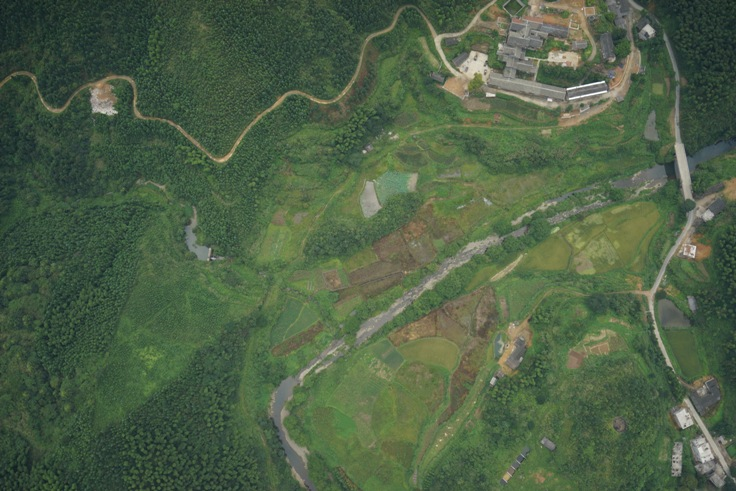
#> input picture image/DSC00317.JPG, 736 x 491 px
$ jupyter execute test.ipynb   (older library calls are emulated)
#> lines starting #> are read from the running program, lines starting #| are printed output that depends on the picture
[cell 1]
import numpy as np

[cell 2]
a = range(0,10,4)

[cell 3]
a

[cell 4]
range(0,10,4)

[cell 5]
np.arange(0,10,4)

[cell 6]
import numpy as np
aa = np.array([1,2,3,4,5,6,7,8])
aa = aa.reshape(-1,4,2)
print(aa.shape)

[cell 7]
import numpy as np

a = np.array([[2,2,3],[1,2,3]])
np.delete(a,1,axis=0)

[cell 8]
import cv2
import numpy as np

[cell 9]
import matplotlib.pyplot as plt
def FLD(image):
    # Create default Fast Line Detector class
    fld = cv2.ximgproc.createFastLineDetector()
    # Get line vectors from the image
    lines = fld.detect(image)
    # Draw lines on the image
    line_on_image = fld.drawSegments(image, lines)
    # Plot
    plt.imshow(line_on_image, interpolation='nearest', aspect='auto')
    plt.show()
    return line_on_image

[cell 10]
img = cv2.imread("image/DSC00317.JPG")
#> img is the input picture: shape (491, 736, 3); mean B, G, R 70.9, 97.2, 78.6
img = cv2.cvtColor(img,cv2.COLOR_BGR2GRAY)
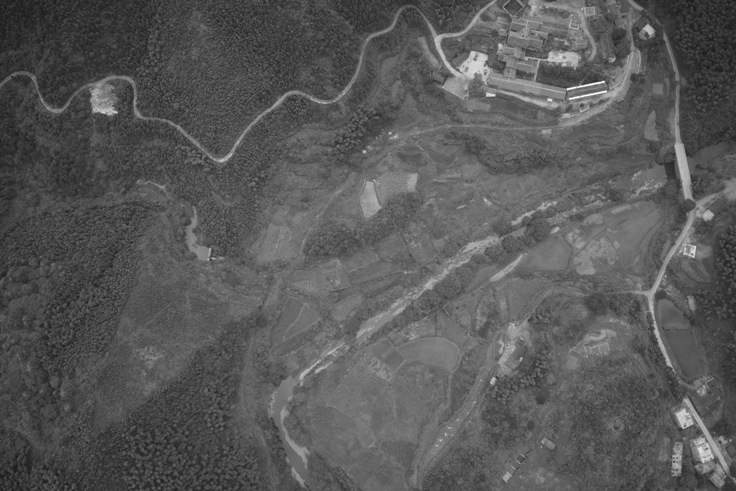
#> img: shape (491, 736); min 22, max 255, mean 88.6
FLD(img)
#> in FLD, `lines = fld.detect(image)`: lines = 1014 rows, first 6: [442.4, 6.87, 431.9, 0.111], [491.9, 0, 470.4, 19.38], [471.2, 21.25, 459.7, 32.69], [458, 32.33, 436, 34.1], [603.5, 0, 607.4, 10.87], [627.8, 2.28, 640.4, 10.85]
#> in FLD, `line_on_image = fld.drawSegments(image, lines)`:
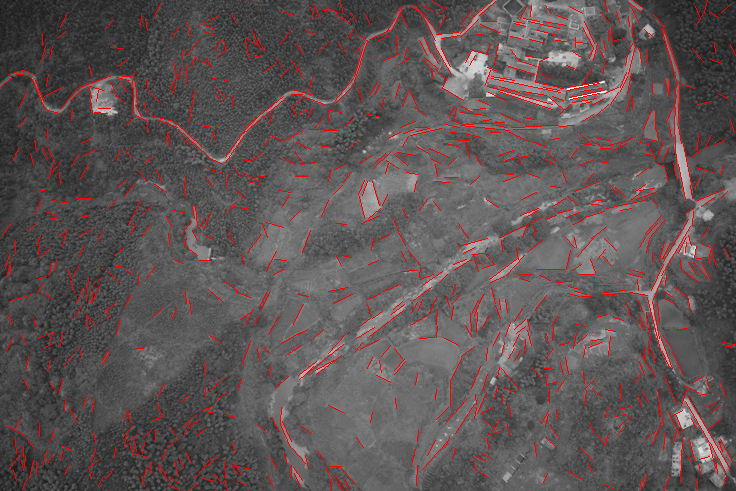
#> line_on_image: shape (491, 736, 3); mean of channels 0, 1, 2 84.5, 84.5, 95.2; drawn as B, G, R

[cell 11]
b = np.array([1,2,3,4],dtype=np.float)
index = np.where(b>2)
index

[cell 12]
import cv2
import numpy as np
img = cv2.imread("image/DSC00317.JPG")
cv2.line(img, (10,10), (50, 50),(0, 0, 255), 1,4)
#> img: shape (491, 736, 3)

cv2.imshow("img",img)
cv2.waitKey(0)

[cell 13]
#!/usr/bin/python
# -*- coding: UTF-8 -*-
"""
@Time    : 2018-11-09 21：39
@Author  : jianjun.wang
@Email   : alanwang6584@gmail.com
"""

import numpy as np
import cv2 as cv

img = np.zeros((320, 320, 3), np.uint8) #生成一个空灰度图像
print (img.shape) # 输出：(320, 320, 3)

# 起点和终点的坐标
ptStart = (60, 60)
ptEnd = (260, 260)
point_color = (0, 255, 0) # BGR
thickness = 1
lineType = 4
cv.line(img, ptStart, ptEnd, point_color, thickness, lineType)


ptStart = (260, 60)
ptEnd = (60, 260)
point_color = (0, 0, 255) # BGR
thickness = 1
lineType = 8
cv.line(img, ptStart, ptEnd, point_color, thickness, lineType)

cv.namedWindow("image")
cv.imshow('image', img)
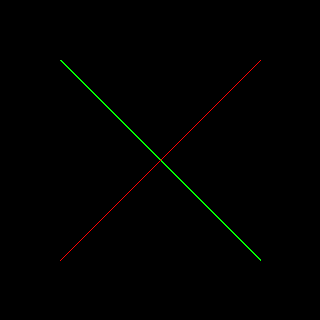
#> window 'image': shape (320, 320, 3); mean B, G, R 0, 1, 0.5
cv.waitKey (10000) # 显示 10000 ms 即 10s 后消失
cv.destroyAllWindows()

$ run again, with image/DSC00320.JPG copied over image/DSC00317.JPG
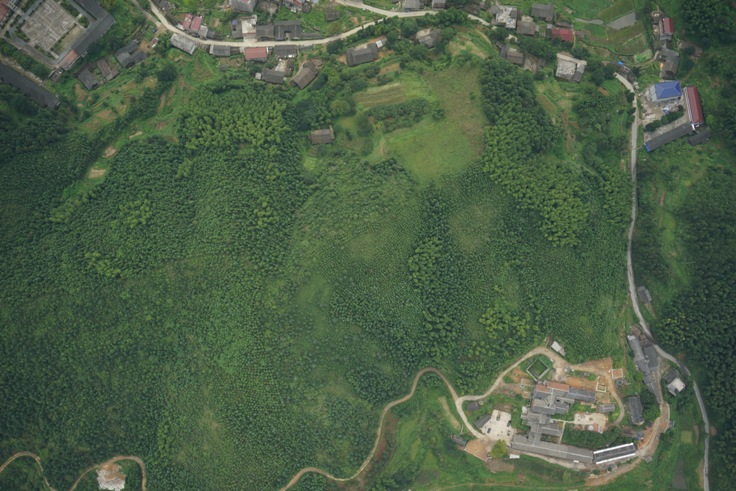
#> input picture image/DSC00320.JPG, 736 x 491 px
#> img is the input picture: shape (491, 736, 3); mean B, G, R 71.5, 95.2, 77
#> `img = cv2.cvtColor(img,cv2.COLOR_BGR2GRAY)`:
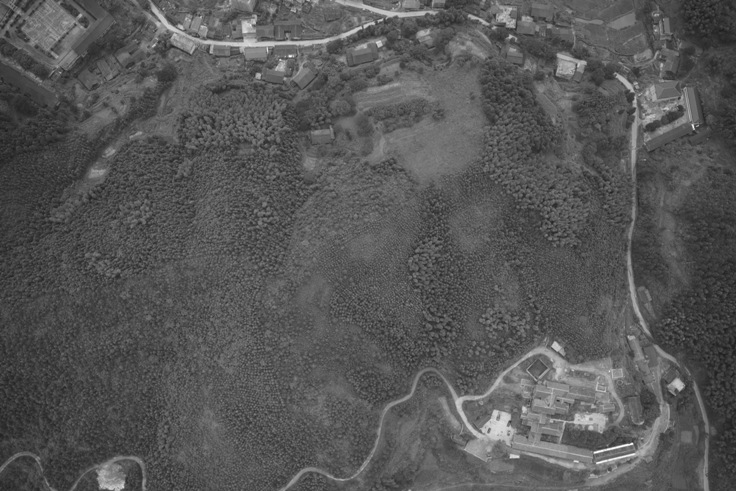
#> img: shape (491, 736); min 26, max 255, mean 87
#> lines = 1227 rows, first 6: [16.38, 10.63, 26.36, 4.59], [36.5, 0.521, 23.72, 12.75], [95.35, 20.71, 72.82, 0.199], [75.27, 0, 85.34, 8.61], [146.5, 12.45, 135.8, 0.144], [160.3, 23.71, 147.9, 12.09]
#> in FLD, `line_on_image = fld.drawSegments(image, lines)`:
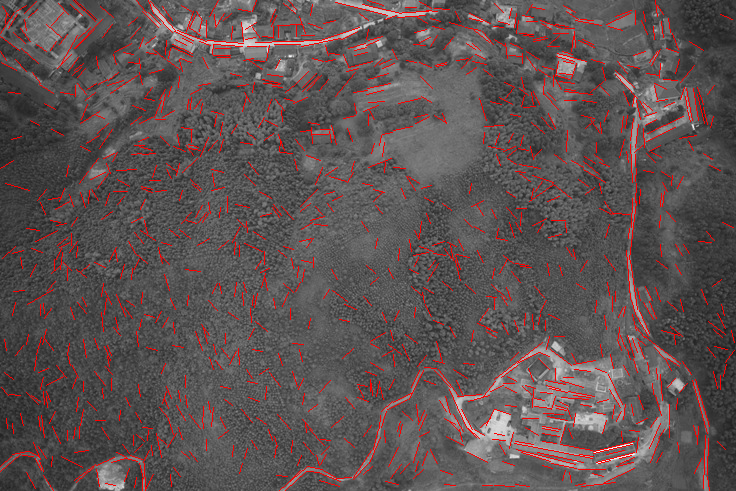
#> line_on_image: shape (491, 736, 3); mean of channels 0, 1, 2 82.3, 82.3, 94.8; drawn as B, G, R
